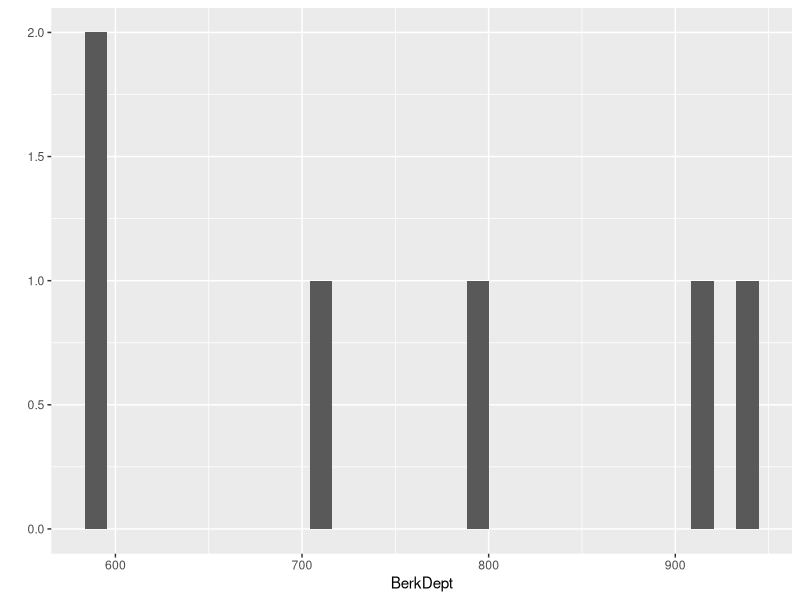
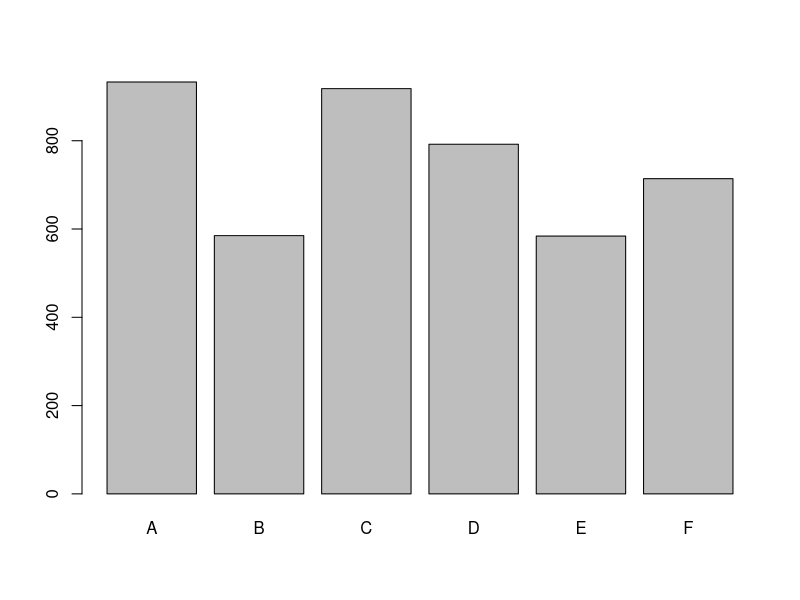
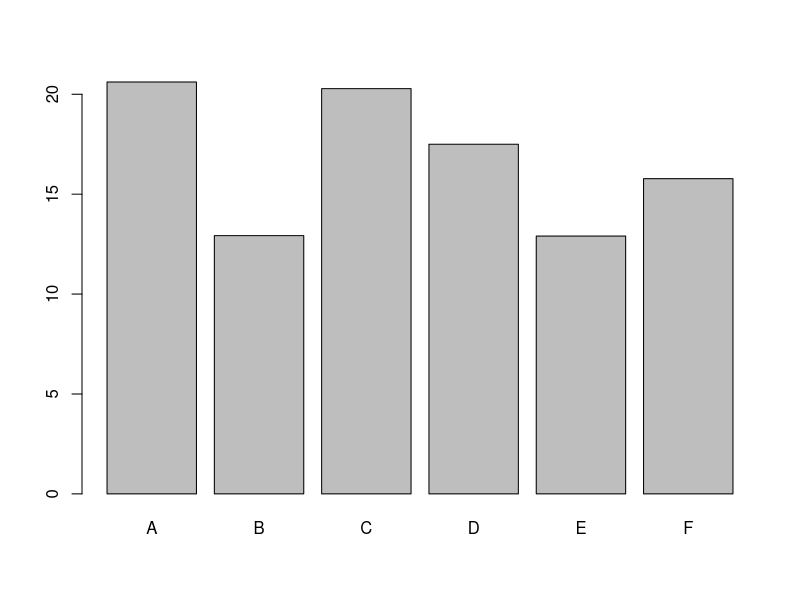
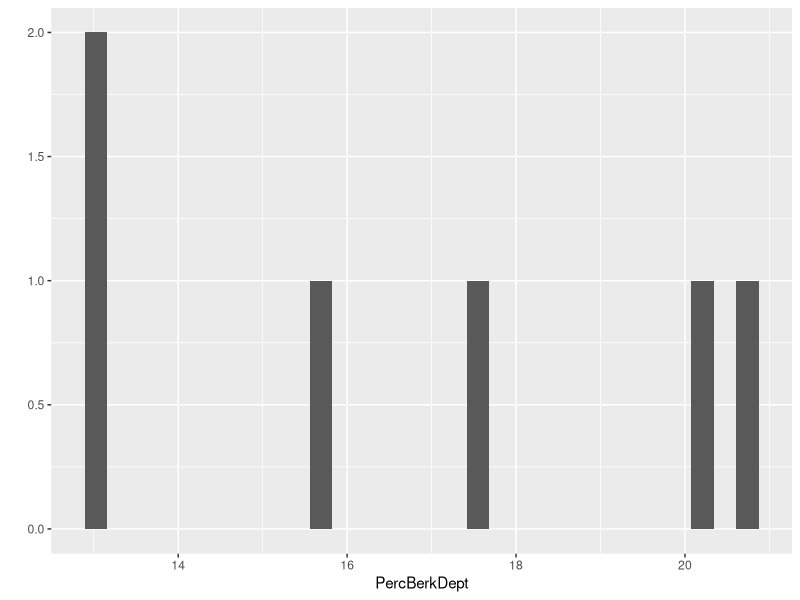
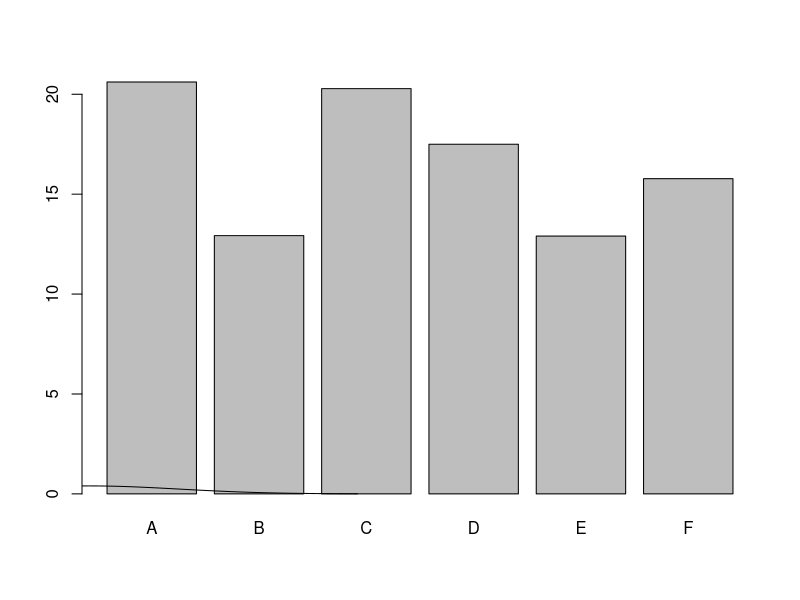

Here is the R script that generated these plots, in order:
plot_is_grid <- function(plt){
    if(length(plt) < 3) return(FALSE)
    else return(length(plt[[3]][[1]]) > 0)
}
    

# cf. 'graphics.r' in package "evaluate" (Yihui Xie et al.)
empty_plot_calls <- c("palette",
                      "palette2",
                      paste0("C_",c("layout",
                                  "par",
                                  "clip",
                                  "strWidth",
                                  "strHeight",
                                  "plot_new",
                                  "plot_window")))

plot_is_empty <- function(plt) {
    if(!length(plt)) return(TRUE)
    pcalls <- plot_calls(plt)
    # log_out(pcalls,use.print=TRUE)
    # log_out(empty_plot_calls,use.print=TRUE)
    # log_out(pcalls%in%empty_plot_calls,use.print=TRUE)
    if(!length(pcalls)) return(TRUE)
    res <- all(pcalls %in% empty_plot_calls)
    # log_out(res)
    return(res)
}

plot_calls <- function(plt){
    plt <- plt[[1]]
    plt <- lapply(plt,"[[",2)
    if(!length(plt)) return(NULL)
    lapply(plt,"[[",1)
}

non_empty_plot_calls <- function(plt){
    if(!length(plt)) return(NULL)
    pcalls <- plot_calls(plt)
    pcnames <- sapply(pcalls,get_name_el)
    empty <- pcnames %in% empty_plot_calls
    pcalls[!empty]
}

get_name_el <- function(x){
    if(length(x$name)) x$name 
    else deparse(x)
}

is_base_graphics <- function(plt){
    plt1 <- plt[[1]][[1]][[2]][[1]]
    get_name_el(plt1) == "C_plot_new"
}

compare_plots <- function(plt1,plt2){
    if((length(plt1) > 0) != (length(plt2) > 0)) return(FALSE)
    if(is_base_graphics(plt1) != is_base_graphics(plt2)) return(FALSE)
    if(!is_base_graphics(plt1)) return(identical(plt1[[3]],plt2[[3]]))
    else {
        ne1 <- non_empty_plot_calls(plt1)
        ne2 <- non_empty_plot_calls(plt2)
        if(!identical(ne1,ne2)) return(FALSE)
        else return(identical(plt1[[2]],plt2[[2]]))
    }
}
BerkDept <- marginSums(UCBAdmissions,"Dept")

library(ggplot2)

qplot(BerkDept)
plt3 <- recordPlot()
plt3a <- recordPlot()


barplot(BerkDept)
plt1 <- recordPlot()
plt1a <- recordPlot()

PercBerkDept <- memisc::percentages(BerkDept)
barplot(PercBerkDept)
plt2 <- recordPlot()

qplot(PercBerkDept)
plt4 <- recordPlot()
plt4a <- recordPlot()

barplot(PercBerkDept)
plt5 <- recordPlot()

curve(dnorm(x),from=-3,to=3,add=TRUE)
plt6 <- recordPlot()

# plot_is_grid(plt1)
# plot_is_grid(plt2)
# plot_is_grid(plt3)
# plot_is_grid(plt4)
# plot_is_grid(plt5)

compare_plots(plt1,NULL)


compare_plots(plt1,plt1a)

#debug(compare_plots)
compare_plots(plt1,plt2)

compare_plots(plt3,plt3a)
compare_plots(plt3,plt4)
compare_plots(plt1,plt5)
compare_plots(plt4,plt5)
compare_plots(plt4,plt6)
compare_plots(plt5,plt6)

identical(plt3[[2]],plt3a[[2]])
identical(plt3[[2]],plt4[[2]])
